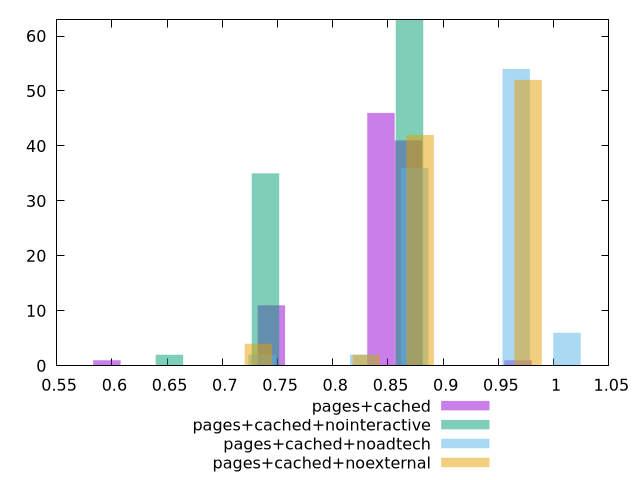

The gnuplot source for this figure:
$_pagesCached <<EOF
0.5955127991525487 1
0.8436431321327774 46
0.9677082986228918 1
0.8684561654308003 41
0.7443909989406859 11
EOF
$_pagesCachedNointeractive <<EOF
0.8694881443250362 63
0.7390649226762808 35
0.6521161082437771 2
EOF
$_pagesCachedNoadtech <<EOF
0.8740712659496772 36
0.9660787676285906 54
1.0120825184680473 6
0.8280675151102205 2
0.7360600134313071 2
EOF
$_pagesCachedNoexternal <<EOF
0.8791686324893329 42
0.9768540360992588 52
0.83032593068437 2
0.732640527074444 4
EOF
set key outside below
set terminal pngcairo
set output "report_00004_2020-11-02T20-21-41.718Z/uses-http2/uses-http2_pages+cached_pages+cached+nointeractive_pages+cached+noadtech_pages+cached+noexternal+hist.png"
set boxwidth 0.024813033298022865
set style fill transparent solid 0.5 noborder
set yrange [0:63]
plot $_pagesCached title "pages+cached" with boxes ,$_pagesCachedNointeractive title "pages+cached+nointeractive" with boxes ,$_pagesCachedNoadtech title "pages+cached+noadtech" with boxes ,$_pagesCachedNoexternal title "pages+cached+noexternal" with boxes ,
